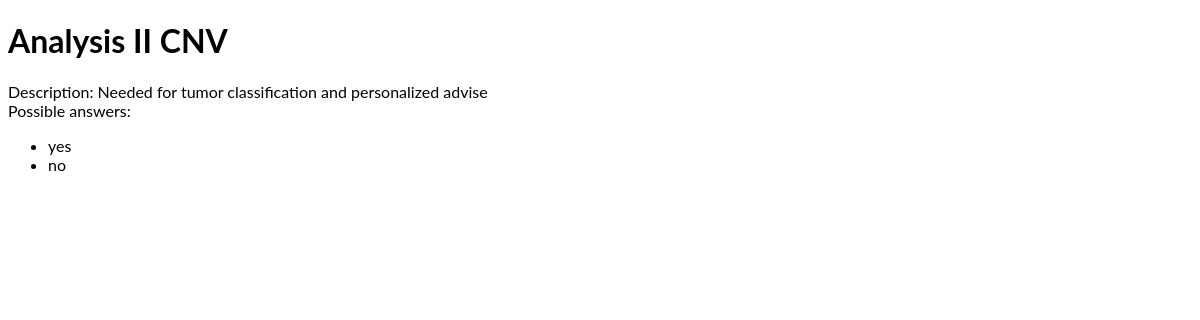
Page /request/1/operation/ on the committed database.
### researcher_req/models.py (models this page shows, shortened)
class Operation(models.Model):
    name = models.CharField(max_length=TITLE_LENGTH)
    description = models.CharField(max_length=DESCR_LENGTH)
    key = models.IntegerField(default=0, unique=True)
    chosen_option = models.IntegerField(default=-1)
    chosen_option_text = models.CharField(max_length=TITLE_LENGTH, default="")

class Option(models.Model):
    operation = models.ForeignKey(Operation, on_delete=models.CASCADE)
    text = models.CharField(max_length=TITLE_LENGTH)
    description = models.CharField(max_length=DESCR_LENGTH)

### researcher_req/views.py (the view)
# urls.py: path('<int:key>/operation/', views.OperationsView.as_view(), name='operation'),
class OperationsView(generic.DetailView):
    model = Operation
    template_name = 'researcher_req/operation.html'
    def get_object(self, queryset=None):
        return Operation.objects.get(key=self.kwargs.get("key"))

### researcher_req/templates/researcher_req/operation.html (shortened to what this page needs)
{% load static %}
<!DOCTYPE html>
<html>
<head>
    <link rel="stylesheet" type="text/css" href="{% static 'researcher_req/style.css' %}">
</head>
<body>
    <h1>{{ operation.name }}</h1>
    <div>Description: {{ operation.description }}</div>
    <div>Possible answers:</div>
    <ul>
        {% for option in operation.option_set.all %}
        <li>{{ option.text }}
        </li>
        {% endfor %}
    </ul>
</body>
</html>

### researcher_req/static/researcher_req/style.css (style rules this page uses)
body { font-family: 'lato', sans-serif; }

### rows in the picture
Operation: name "Analysis II CNV", description "Needed for tumor classification and personalized advise"
Option: text "yes"
Option: text "no"
